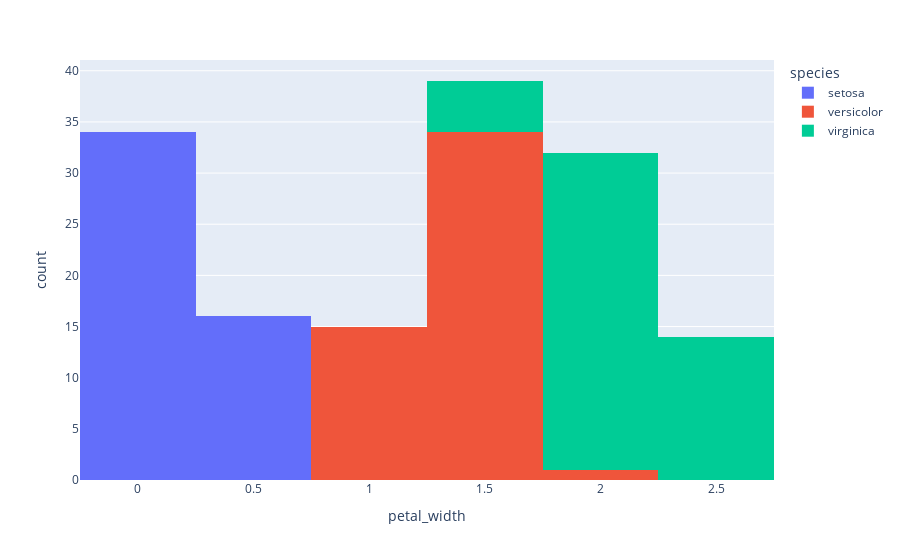

Notebook code cell kept with this figure:
### Markdown cell above
## **6. Histogram Plot**

### Code cell
# histogram plot
fig6=px.histogram(df, x='petal_width', color='species')
fig6.show()
# save
fig6.write_image('./outputs/fig6_histogram_plot.png', scale=3)

### Figure 1 — Plotly figure (JSON) as saved in the notebook; plotly's stock layout.template omitted (floating-point values rounded to 4 significant figures)
{"data": [{"alignmentgroup": "True", "bingroup": "x", "hovertemplate": "species=setosa<br>petal_width=%{x}<br>count=%{y}<extra></extra>", "legendgroup": "setosa", "marker": {"color": "#636efa", "pattern": {"shape": ""}}, "name": "setosa", "offsetgroup": "setosa", "orientation": "v", "showlegend": true, "type": "histogram", "x": [0.2, 0.2, 0.2, 0.2, 0.2, 0.4, 0.3, 0.2, 0.2, 0.1, 0.2, 0.2, 0.1, 0.1, 0.2, 0.4, 0.4, 0.3, 0.3, 0.3, 0.2, 0.4, 0.2, 0.5, 0.2, 0.2, 0.4, 0.2, 0.2, 0.2, 0.2, 0.4, 0.1, 0.2, 0.2, 0.2, 0.2, 0.1, 0.2, 0.2, 0.3, 0.3, 0.2, 0.6, 0.4, 0.3, 0.2, 0.2, 0.2, 0.2], "xaxis": "x", "yaxis": "y"}, {"alignmentgroup": "True", "bingroup": "x", "hovertemplate": "species=versicolor<br>petal_width=%{x}<br>count=%{y}<extra></extra>", "legendgroup": "versicolor", "marker": {"color": "#EF553B", "pattern": {"shape": ""}}, "name": "versicolor", "offsetgroup": "versicolor", "orientation": "v", "showlegend": true, "type": "histogram", "x": [1.4, 1.5, 1.5, 1.3, 1.5, 1.3, 1.6, 1, 1.3, 1.4, 1, 1.5, 1, 1.4, 1.3, 1.4, 1.5, 1, 1.5, 1.1, 1.8, 1.3, 1.5, 1.2, 1.3, 1.4, 1.4, 1.7, 1.5, 1, 1.1, 1, 1.2, 1.6, 1.5, 1.6, 1.5, 1.3, 1.3, 1.3, 1.2, 1.4, 1.2, 1, 1.3, 1.2, 1.3, 1.3, 1.1, 1.3], "xaxis": "x", "yaxis": "y"}, {"alignmentgroup": "True", "bingroup": "x", "hovertemplate": "species=virginica<br>petal_width=%{x}<br>count=%{y}<extra></extra>", "legendgroup": "virginica", "marker": {"color": "#00cc96", "pattern": {"shape": ""}}, "name": "virginica", "offsetgroup": "virginica", "orientation": "v", "showlegend": true, "type": "histogram", "x": [2.5, 1.9, 2.1, 1.8, 2.2, 2.1, 1.7, 1.8, 1.8, 2.5, 2, 1.9, 2.1, 2, 2.4, 2.3, 1.8, 2.2, 2.3, 1.5, 2.3, 2, 2, 1.8, 2.1, 1.8, 1.8, 1.8, 2.1, 1.6, 1.9, 2, 2.2, 1.5, 1.4, 2.3, 2.4, 1.8, 1.8, 2.1, 2.4, 2.3, 1.9, 2.3, 2.5, 2.3, 1.9, 2, 2.3, 1.8], "xaxis": "x", "yaxis": "y"}], "layout": {"barmode": "relative", "legend": {"title": {"text": "species"}, "tracegroupgap": 0}, "margin": {"t": 60}, "xaxis": {"anchor": "y", "domain": [0, 1], "title": {"text": "petal_width"}}, "yaxis": {"anchor": "x", "domain": [0, 1], "title": {"text": "count"}}}}
